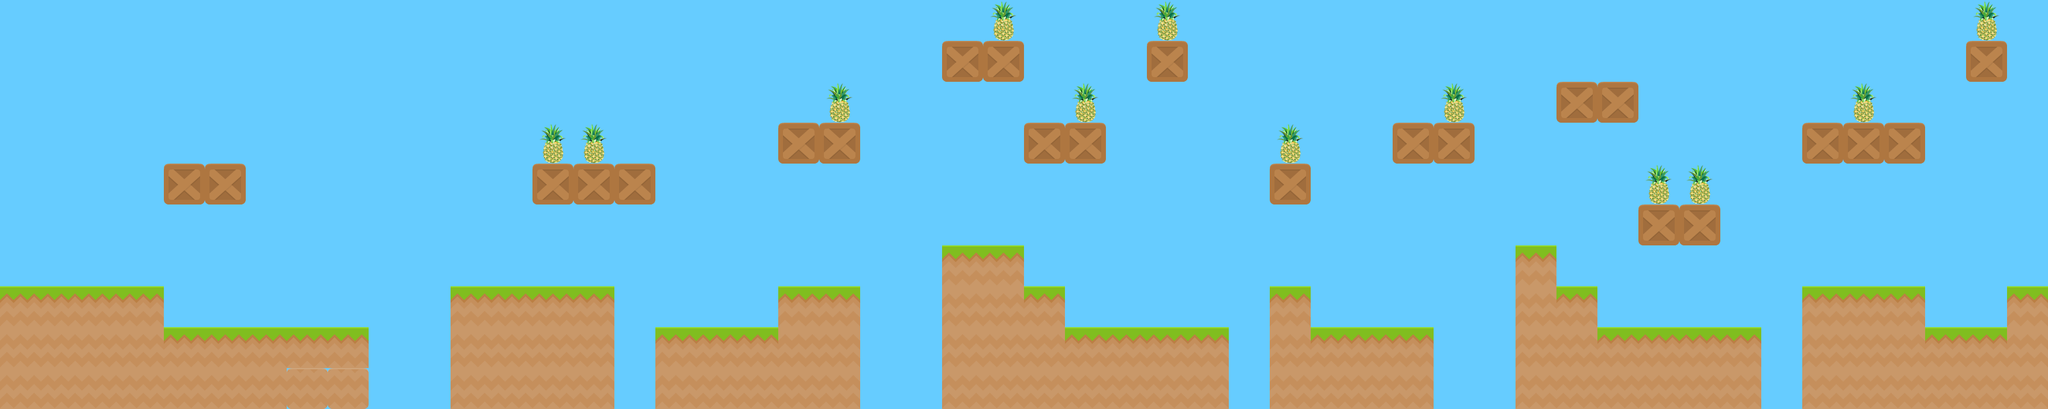

This is a level from a 2D game, rendered from its Tiled map with the project's own tilesets. A one-line summary and the map file follow, with tile-layer data summarised:
An orthogonal 50x10 tile map with 70x70 px tiles, 2 tile layers (World, Pineapples), 1 hidden layer not drawn, 3 tilesets.

<map version="1.0" tiledversion="1.1.5" orientation="orthogonal" renderorder="right-down" width="50" height="10" tilewidth="70" tileheight="70" infinite="0" backgroundcolor="#66ccff" nextobjectid="31">
 <tileset firstgid="1" name="tiles" tilewidth="70" tileheight="70" tilecount="16" columns="4">
  <image source="tiles.png" width="280" height="280" />
  <tile id="0">
   <properties>
    <property name="collides" type="bool" value="true" />
   </properties>
  </tile>
  <tile id="1">
   <properties>
    <property name="collides" type="bool" value="true" />
   </properties>
  </tile>
  <tile id="2">
   <properties>
    <property name="collides" type="bool" value="true" />
   </properties>
  </tile>
  <tile id="3">
   <properties>
    <property name="collides" type="bool" value="true" />
   </properties>
  </tile>
  <tile id="4">
   <properties>
    <property name="collides" type="bool" value="true" />
   </properties>
  </tile>
  <tile id="5">
   <properties>
    <property name="collides" type="bool" value="true" />
   </properties>
  </tile>
  <tile id="6">
   <properties>
    <property name="collides" type="bool" value="true" />
   </properties>
  </tile>
  <tile id="8">
   <properties>
    <property name="collides" type="bool" value="true" />
   </properties>
  </tile>
  <tile id="9">
   <properties>
    <property name="collides" type="bool" value="true" />
   </properties>
  </tile>
  <tile id="10">
   <properties>
    <property name="collides" type="bool" value="true" />
   </properties>
  </tile>
  <tile id="12">
   <properties>
    <property name="collides" type="bool" value="true" />
   </properties>
  </tile>
  <tile id="13">
   <properties>
    <property name="collides" type="bool" value="true" />
   </properties>
  </tile>
  <tile id="14">
   <properties>
    <property name="collides" type="bool" value="true" />
   </properties>
  </tile>
 </tileset>
 <tileset firstgid="17" name="coin" tilewidth="70" tileheight="70" tilecount="1" columns="1">
  <image source="coinGold.png" width="70" height="70" />
 </tileset>
 <tileset firstgid="18" name="pineapple" tilewidth="70" tileheight="70" tilecount="1" columns="1">
  <image source="pineapple.png" width="70" height="70" />
 </tileset>
 <layer name="World" width="50" height="10">
  <data>[500 cells, 128 non-empty, 4 distinct tile ids]</data>
 </layer>
 <layer name="Pineapples" width="50" height="10">
  <data>[500 cells, 12 non-empty, 1 distinct tile ids]</data>
 </layer>
 <layer name="Coins" width="50" height="10" visible="0">
  <data>[500 cells, 5 non-empty, 1 distinct tile ids]</data>
 </layer>
</map>
